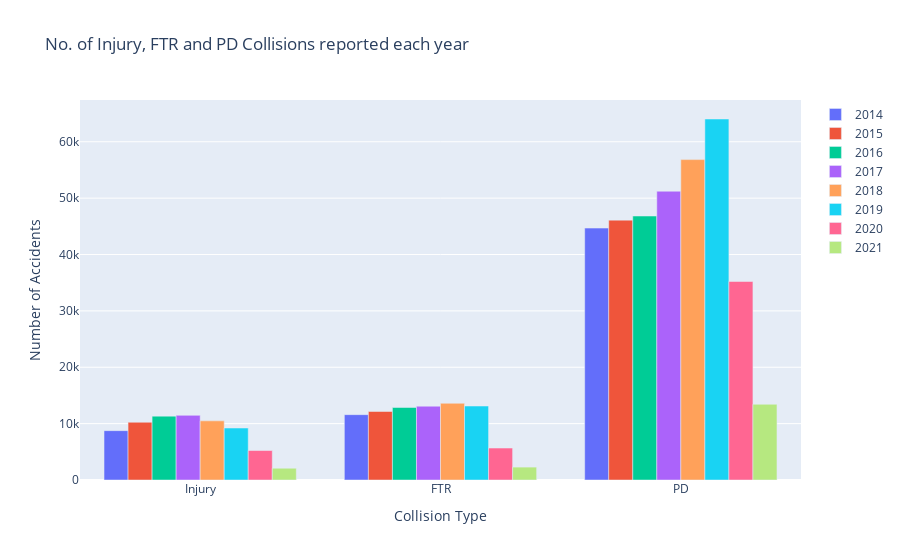

The notebook cell saved with this chart:
### Code cell
layout = go.Layout(
     title = 'No. of Injury, FTR and PD Collisions reported each year', # Graph title
    xaxis = dict(title = 'Collision Type'), # x-axis label
    yaxis = dict(title = 'Number of Accidents'), # y-axis label
)
fig5 = go.Figure(data = graph_data, layout = layout)
iplot(fig5)
pyo.plot(fig5)

### Figure 1 — Plotly figure (JSON) as saved in the notebook; plotly's stock layout.template omitted (floating-point values rounded to 4 significant figures)
{"data": [{"name": "2014", "type": "bar", "x": ["Injury", "FTR", "PD"], "y": [8754, 11594, 44691]}, {"name": "2015", "type": "bar", "x": ["Injury", "FTR", "PD"], "y": [10240, 12151, 46102]}, {"name": "2016", "type": "bar", "x": ["Injury", "FTR", "PD"], "y": [11330, 12860, 46829]}, {"name": "2017", "type": "bar", "x": ["Injury", "FTR", "PD"], "y": [11466, 13096, 51229]}, {"name": "2018", "type": "bar", "x": ["Injury", "FTR", "PD"], "y": [10494, 13609, 56836]}, {"name": "2019", "type": "bar", "x": ["Injury", "FTR", "PD"], "y": [9219, 13124, 64042]}, {"name": "2020", "type": "bar", "x": ["Injury", "FTR", "PD"], "y": [5229, 5671, 35215]}, {"name": "2021", "type": "bar", "x": ["Injury", "FTR", "PD"], "y": [2087, 2289, 13432]}], "layout": {"title": {"text": "No. of Injury, FTR and PD Collisions reported each year"}, "xaxis": {"title": {"text": "Collision Type"}}, "yaxis": {"title": {"text": "Number of Accidents"}}}}
